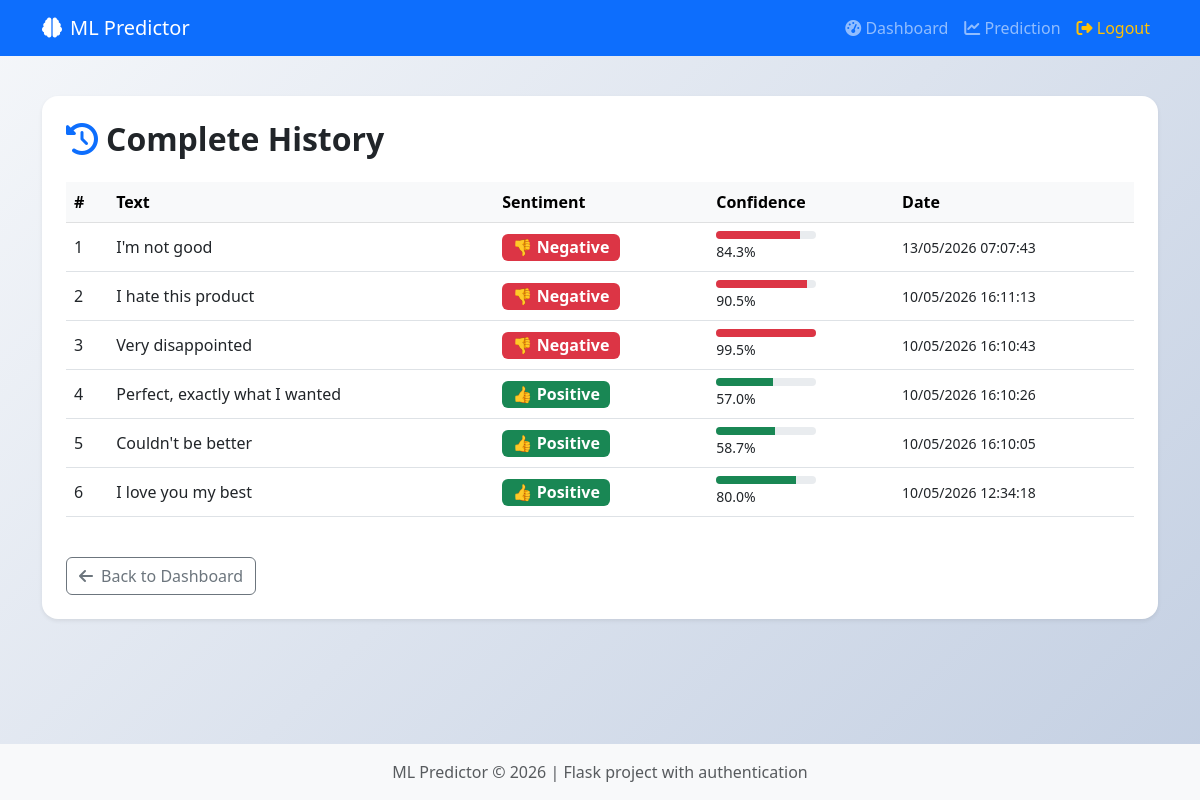
The app's page /history (signed in), older data.
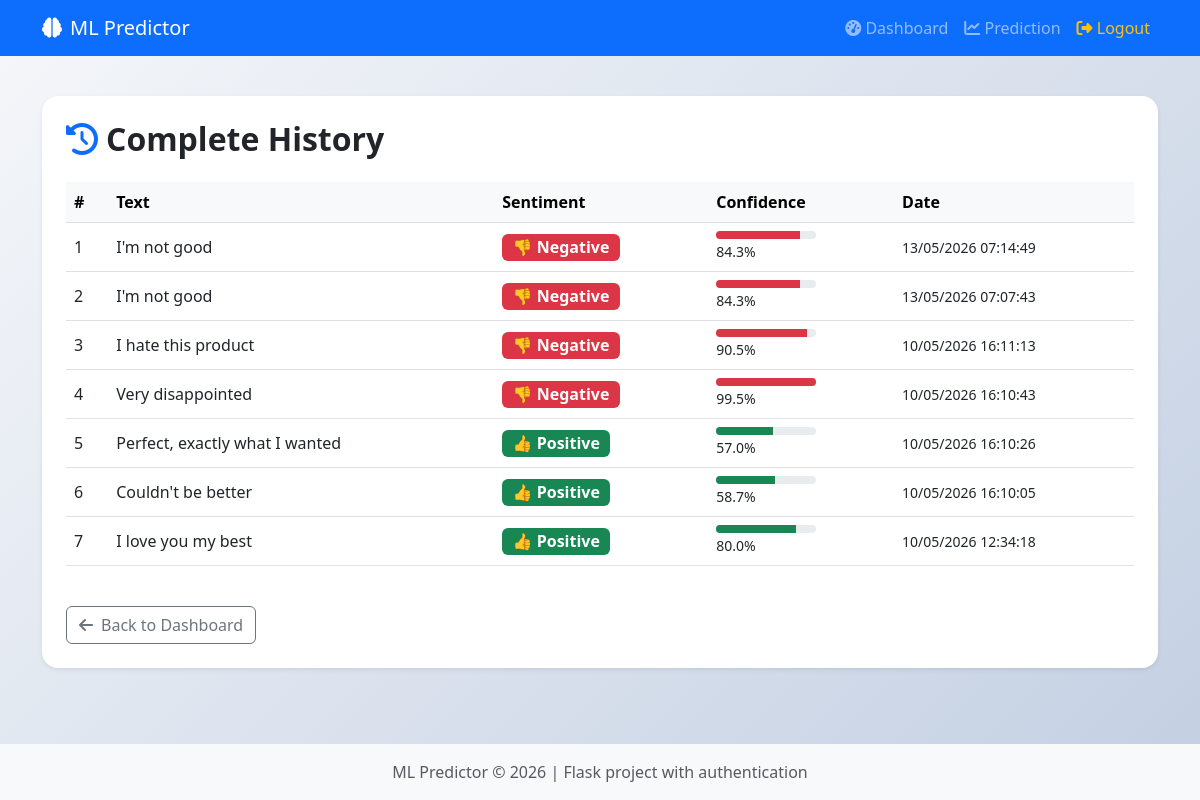
The same page, newer data.
### app.py (models this page shows)
class PredictionHistory(db.Model):
    id = db.Column(db.Integer, primary_key=True)
    user_id = db.Column(db.Integer, db.ForeignKey('user.id'), nullable=False)
    text = db.Column(db.Text, nullable=False)
    sentiment = db.Column(db.String(20), nullable=False)
    confidence = db.Column(db.Float, nullable=False)
    created_at = db.Column(db.DateTime, default=datetime.utcnow)
    user = db.relationship('User', backref=db.backref('predictions', lazy=True))

### app.py (the view)
@app.route('/history')
@login_required
def history():
    all_predictions = PredictionHistory.query.filter_by(user_id=current_user.id)\
        .order_by(PredictionHistory.created_at.desc()).all()
    return render_template('history.html', predictions=all_predictions)

### app.py (called while the page is built)
@login_manager.user_loader
def load_user(user_id):
    return User.query.get(int(user_id))

### templates/history.html (shortened to what this page needs)
{% extends "base.html" %}
{% block content %}
<div class="container">
    <div class="row">
        <div class="col-12">
            <div class="card border-0 shadow-sm rounded-4">
                <div class="card-body p-4">
                    <h2 class="fw-bold mb-4">
                        <i class="fas fa-history me-2 text-primary"></i>Complete History
                    </h2>
                    {% if predictions %}
                        <div class="table-responsive">
                            <table class="table table-hover align-middle">
                                <thead class="table-light">
                                    <tr>
                                        <th>#</th>
                                        <th>Text</th>
                                        <th>Sentiment</th>
                                        <th>Confidence</th>
                                        <th>Date</th>
                                    </tr>
                                </thead>
                                <tbody>
                                    {% for pred in predictions %}
                                    <tr>
                                        <td>{{ loop.index }}</td>
                                        <td class="text-truncate" style="max-width: 400px;">{{ pred.text }}</td>
                                        <td>
                                            <span class="badge {% if pred.sentiment == 'positif' %}bg-success{% elif pred.sentiment == 'negatif' %}bg-danger{% else %}bg-secondary{% endif %} fs-6">
                                                {% if pred.sentiment == 'positif' %}
                                                    👍 Positive
                                                {% elif pred.sentiment == 'negatif' %}
                                                    👎 Negative
                                                {% else %}
                                                    😐 Neutral
                                                {% endif %}
                                            </span>
                                        </td>
                                        <td>
                                            <div class="progress" style="height: 8px; width: 100px;">
                                                <div class="progress-bar {% if pred.sentiment == 'positif' %}bg-success{% elif pred.sentiment == 'negatif' %}bg-danger{% else %}bg-secondary{% endif %}"
                                                     style="width: {{ pred.confidence * 100 }}%"></div>
                                            </div>
                                            <small>{{ "%.1f"|format(pred.confidence * 100) }}%</small>
                                        </td>
                                        <td>
                                            <small>{{ pred.created_at.strftime('%d/%m/%Y %H:%M:%S') }}</small>
                                        </td>
                                    </tr>
                                    {% endfor %}
                                </tbody>
                            </table>
                        </div>
                    {% endif %}
                    <div class="mt-4">
                        <a href="{{ url_for('dashboard') }}" class="btn btn-outline-secondary">
                            <i class="fas fa-arrow-left me-2"></i>Back to Dashboard
                        </a>
                    </div>
                </div>
            </div>
        </div>
    </div>
</div>
{% endblock %}

Row changes from the older to the newer data that the page shows:
added PredictionHistory: text "I'm not good", sentiment "👎 Negative", pred.confidence*100 "84.3", created_at "13/05/2026 07:14:49"
